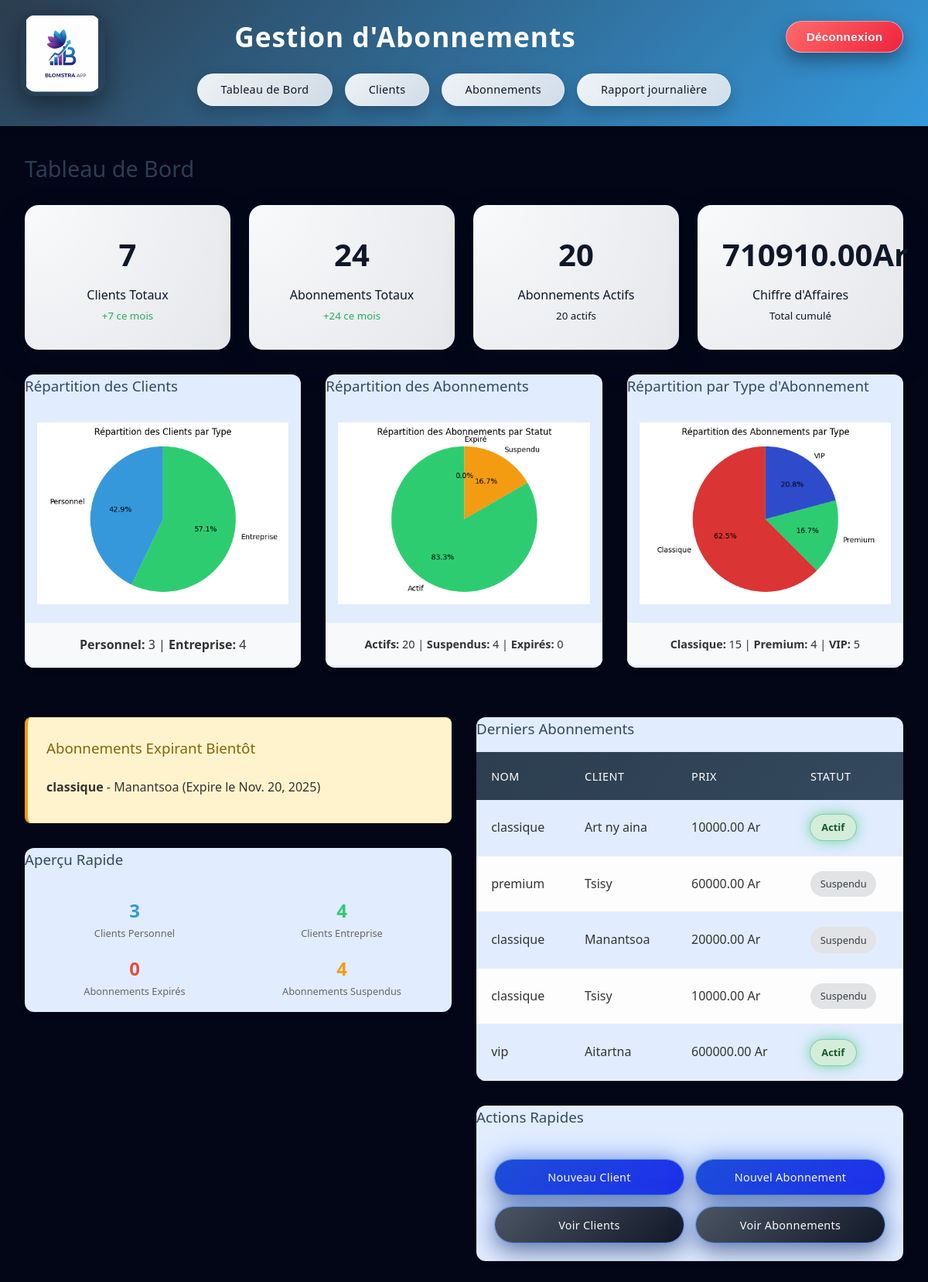
The app's page / (signed in) with its own data.
### subscriptions/models.py (models this page shows, shortened)
class Subscription(models.Model):
    STATUT_CHOICES = [
        ('actif', 'Actif'),
        ('inactif', 'Inactif'),
        ('suspendu', 'Suspendu'),
        ('expire', 'Expiré'),
    ]
    ABONNEMENT_CHOICES = [
        ('classique', 'Classique'),
        ('premium', 'Premium'),
        ('vip', 'VIP'),
    ]
    TARIFS = {
        'classique': 10000.0,
        'premium': 20000.0,
        'vip': 50000.0,
    }
    client = models.ForeignKey(Client, on_delete=models.CASCADE)
    nom_abonnement = models.CharField(max_length=20, choices=ABONNEMENT_CHOICES, default='classique')
    description = models.TextField(blank=True)
    prix = models.DecimalField(max_digits=10, decimal_places=2,validators=[MinValueValidator(0)])
    date_debut = models.DateField()
    date_fin = models.DateField()
    duree_mois = models.IntegerField(help_text="Durée en mois")
    statut = models.CharField(max_length=20, choices=STATUT_CHOICES, default='actif')
    date_creation = models.DateTimeField(auto_now_add=True)
    class Meta:
        verbose_name = "Abonnement"
        verbose_name_plural = "Abonnements"

class Client(models.Model):
    TYPE_CHOICES = [
        ('personnel', 'Personnel'),
        ('entreprise', 'Entreprise'),
    ]
    user = models.OneToOneField(User, null=True, blank=True, on_delete=models.SET_NULL, related_name='client')
    nom = models.CharField(max_length=100)
    email = models.EmailField()
    telephone = models.CharField(max_length=20, blank=True)
    type_client = models.CharField(max_length=20, choices=TYPE_CHOICES)
    nom_entreprise = models.CharField(max_length=100, blank=True)
    adresse = models.TextField(blank=True)
    date_creation = models.DateTimeField(auto_now_add=True)
    date_modification = models.DateTimeField(auto_now=True)
    class Meta:
        verbose_name = "Client"
        verbose_name_plural = "Clients"

### subscriptions/views.py (the view)
# urls.py: path('', login_required(views.dashboard), name='dashboard'),
@login_required
def dashboard(request):
    total_clients = Client.objects.count()
    total_abonnements = Subscription.objects.count()
    abonnements_actifs = Subscription.objects.filter(statut='actif').count()
    date_limite = timezone.now().date() + timedelta(days=7)
    abonnements_expirant = Subscription.objects.filter(
        date_fin__lte=date_limite,
        statut='actif'
    )
    derniers_abonnements = Subscription.objects.all().order_by('-date_creation')[:5]
    advanced_stats = get_advanced_stats()
    clients_chart = generate_clients_chart()
    subscriptions_chart = generate_subscriptions_chart()
    abonnements_chart = generate_types_chart()
    context = {
        'total_clients': total_clients,
        'total_abonnements': total_abonnements,
        'abonnements_actifs': abonnements_actifs,
        'abonnements_expirant': abonnements_expirant,
        'derniers_abonnements': derniers_abonnements,
        'advanced_stats': advanced_stats,
        'clients_chart': clients_chart,
        'subscriptions_chart': subscriptions_chart,
        'abonnements_chart': abonnements_chart,
    }
    return render(request, 'subscriptions/dashboard.html', context)

### subscriptions/utils.py (called while the page is built)
def generate_clients_chart():
    stats = get_advanced_stats()
    plt.figure(figsize=(6, 4))
    labels = ['Personnel', 'Entreprise']
    sizes = [
        stats['repartition_clients']['personnel'],
        stats['repartition_clients']['entreprise']
        ]
    colors = ['#3498db', '#2ecc71']
    plt.pie(sizes, labels=labels, colors=colors, autopct='%1.1f%%', startangle=90)
    plt.axis('equal')
    plt.title('Répartition des Clients par Type')
    buffer = io.BytesIO()
    plt.savefig(buffer, format='png', bbox_inches='tight', dpi=100)
    buffer.seek(0)
    image_png = buffer.getvalue()
    buffer.close()
    graphic = base64.b64encode(image_png).decode('utf-8')
    plt.close()
    return graphic

def generate_subscriptions_chart():
    stats = get_advanced_stats()
    plt.figure(figsize=(6, 4))
    labels = ['Actif', 'Suspendu', 'Expiré']
    sizes = [
        stats['repartition_statuts']['actif'],
        stats['repartition_statuts']['suspendu'],
        stats['repartition_statuts']['expire']
    ]
    colors = ['#2ecc71', '#f39c12', '#95a5a6']
    plt.pie(sizes, labels=labels, colors=colors, autopct='%1.1f%%', startangle=90)
    plt.axis('equal')
    plt.title('Répartition des Abonnements par Statut')
    buffer = io.BytesIO()
    plt.savefig(buffer, format='png', bbox_inches='tight', dpi=100)
    buffer.seek(0)
    image_png = buffer.getvalue()
    buffer.close()
    graphic = base64.b64encode(image_png).decode('utf-8')
    plt.close()
    return graphic

### templates/subscriptions/dashboard.html (shortened to what this page needs)
{% extends 'subscriptions/base.html' %}
{% block content %}
<h2>Tableau de Bord</h2>
<div class="stats">
    <div class="stat-card">
        <span class="stat-number">{{ total_clients }}</span>
        <div>Clients Totaux</div>
        <small style="color: #27ae60;">+{{ advanced_stats.clients_ce_mois }} ce mois</small>
    </div>
    <div class="stat-card">
        <span class="stat-number">{{ total_abonnements }}</span>
        <div>Abonnements Totaux</div>
        <small style="color: #27ae60;">+{{ advanced_stats.abonnements_ce_mois }} ce mois</small>
    </div>
    <div class="stat-card">
        <span class="stat-number">{{ abonnements_actifs }}</span>
        <div>Abonnements Actifs</div>
        <small>{{ advanced_stats.repartition_statuts.actif|default:0 }} actifs</small>
    </div>
    <div class="stat-card">
        <span class="stat-number">{{ advanced_stats.chiffre_affaires }}Ar</span>
        <div>Chiffre d'Affaires</div>
        <small>Total cumulé</small>
    </div>
</div>
<div style="display: grid; grid-template-columns: 1fr 1fr 1fr; gap: 2rem; margin-bottom: 2rem;">
    <div class="table-container">
        <h3>Répartition des Clients</h3>
        <div style="text-align: center; padding: 1rem;">
            <img alt="Répartition des clients" style="max-width: 100%; height: auto;">
        </div>
        <div style="padding: 1rem; background: #f8f9fa; text-align: center;">
            <strong>Personnel:</strong> {{ advanced_stats.repartition_clients.personnel }} |
            <strong>Entreprise:</strong> {{ advanced_stats.repartition_clients.entreprise }}
        </div>
    </div>
    <div class="table-container">
        <h3>Répartition des Abonnements</h3>
        <div style="text-align: center; padding: 1rem;">
            <img alt="Répartition des abonnements" style="max-width: 100%; height: auto;">
        </div>
        <div style="padding: 1rem; background: #f8f9fa; text-align: center; font-size: 0.9rem;">
            <strong>Actifs:</strong> {{ advanced_stats.repartition_statuts.actif }} |
            <strong>Suspendus:</strong> {{ advanced_stats.repartition_statuts.suspendu }} |
            <strong>Expirés:</strong> {{ advanced_stats.repartition_statuts.expire }}
        </div>
    </div>
    <div class="table-container">
        <h3>Répartition par Type d'Abonnement</h3>
        <div style="text-align: center; padding: 1rem;">
            <img alt="Répartition par type" style="max-width: 100%; height: auto;">
        </div>
        <div style="padding: 1rem; background: #f8f9fa; text-align: center; font-size: 0.9rem;">
            <strong>Classique:</strong> {{ advanced_stats.repartition_types.classique }} |
            <strong>Premium:</strong> {{ advanced_stats.repartition_types.premium }} |
            <strong>VIP:</strong> {{ advanced_stats.repartition_types.vip }}
        </div>
    </div>
</div>
<div style="display: grid; grid-template-columns: 1fr 1fr; gap: 2rem;">
    <div>
        {% if abonnements_expirant %}
        <div class="alert">
            <h3>Abonnements Expirant Bientôt</h3>
            <ul>
                {% for abonnement in abonnements_expirant %}
                <li>
                    <strong>{{ abonnement.nom_abonnement }}</strong> -
                    {{ abonnement.client.nom }}
                    (Expire le {{ abonnement.date_fin }})
                </li>
                {% endfor %}
            </ul>
        </div>
        {% endif %}
        <div class="table-container">
            <h3>Aperçu Rapide</h3>
            <div style="padding: 1rem;">
                <div style="display: grid; grid-template-columns: 1fr 1fr; gap: 1rem;">
                    <div style="text-align: center;">
                        <div style="font-size: 1.5rem; font-weight: bold; color: #3498db;">
                            {{ advanced_stats.repartition_clients.personnel }}
                        </div>
                        <div style="font-size: 0.8rem; color: #666;">Clients Personnel</div>
                    </div>
                    <div style="text-align: center;">
                        <div style="font-size: 1.5rem; font-weight: bold; color: #2ecc71;">
                            {{ advanced_stats.repartition_clients.entreprise }}
                        </div>
                        <div style="font-size: 0.8rem; color: #666;">Clients Entreprise</div>
                    </div>
                    <div style="text-align: center;">
                        <div style="font-size: 1.5rem; font-weight: bold; color: #e74c3c;">
                            {{ advanced_stats.repartition_statuts.expire }}
                        </div>
                        <div style="font-size: 0.8rem; color: #666;">Abonnements Expirés</div>
                    </div>
                    <div style="text-align: center;">
                        <div style="font-size: 1.5rem; font-weight: bold; color: #f39c12;">
                            {{ advanced_stats.repartition_statuts.suspendu }}
                        </div>
                        <div style="font-size: 0.8rem; color: #666;">Abonnements Suspendus</div>
                    </div>
                </div>
            </div>
        </div>
    </div>
    <div>
        <div class="table-container">
            <h3>Derniers Abonnements</h3>
            {% if derniers_abonnements %}
            <table>
                <thead>
                    <tr>
                        <th>Nom</th>
                        <th>Client</th>
                        <th>Prix</th>
                        <th>Statut</th>
                    </tr>
                </thead>
                <tbody>
                    {% for abonnement in derniers_abonnements %}
                    <tr>
                        <td>{{ abonnement.nom_abonnement }}</td>
                        <td>{{ abonnement.client.nom }}</td>
                        <td>{{ abonnement.prix }} Ar</td>
                        <td>
                            <span class="badge badge-{{ abonnement.statut }}">
                                {{ abonnement.get_statut_display }}
                            </span>
                        </td>
                    </tr>
                    {% endfor %}
                </tbody>
            </table>
            {% else %}
            <p style="padding: 2rem; text-align: center; color: #666;">
                Aucun abonnement pour le moment.
            </p>
            {% endif %}
        </div>
        <div class="table-container">
            <h3>Actions Rapides</h3>
            <div style="padding: 1.5rem; text-align: center;">
                <div style="display: grid; grid-template-columns: 1fr 1fr; gap: 1rem;">
                    <a href="{% url 'subscriptions:client_create' %}" class="btn" style="font-size: 0.9rem;">
                        Nouveau Client
                    </a>
                    <a href="{% url 'subscriptions:subscription_create' %}" class="btn" style="font-size: 0.9rem;">
                        Nouvel Abonnement
                    </a>
                    <a href="{% url 'subscriptions:client_list' %}" class="btn btn-secondary" style="font-size: 0.9rem;">
                        Voir Clients
                    </a>
                    <a href="{% url 'subscriptions:subscription_list' %}" class="btn btn-secondary" style="font-size: 0.9rem;">
                        Voir Abonnements
                    </a>
                </div>
            </div>
        </div>
    </div>
</div>
{% endblock %}

### static/css/style.css (style rules this page uses)
* { margin: 0; padding: 0; box-sizing: border-box; }
body { font-family: 'Segoe UI', Tahoma, Geneva, Verdana, sans-serif; line-height: 1.6; color: #333; background-color: #020617; }
.stats { display: grid; grid-template-columns: repeat(auto-fit, minmax(250px, 1fr)); gap: 1.5rem; margin-bottom: 2rem; }
.stat-card { padding: 2rem; border-radius: 18px; box-shadow: 0 16px 40px rgba(15, 23, 42, 0.18); text-align: center; transition: transform 0.2s ease, box-shadow 0.2s ease, filter 0.2s ease; border-left: none; color: #0f172a; background: radial-gradient(circle at top left, #f9fafb, #e5e7eb); }
.stat-number { font-size: 2.5rem; font-weight: bold; color: #0f172a; display: block; margin-bottom: 0.5rem; }
.alert { background: #fff3cd; border: 1px solid #ffeaa7; padding: 1.5rem; border-radius: 8px; margin-bottom: 2rem; border-left: 4px solid #f39c12; }
.alert h3 { color: #856404; margin-bottom: 1rem; display: flex; align-items: center; gap: 0.5rem; }
.alert ul { list-style: none; }
.alert li { padding: 0.5rem 0; border-bottom: 1px solid #ffeaa7; }
.alert li:last-child { border-bottom: none; }
.table-container { background: #e1ecff; border-radius: 12px; overflow: hidden; box-shadow: 0 4px 6px rgba(0,0,0,0.1); margin-bottom: 2rem; }
table { width: 100%; border-collapse: collapse; }
thead { background: linear-gradient(135deg, #2c3e50, #34495e); }
th { padding: 1.2rem; text-align: left; color: white; font-weight: 500; text-transform: uppercase; font-size: 0.9rem; letter-spacing: 0.5px; }
tbody tr { border-bottom: 1px solid #eee; transition: background-color 0.2s ease; }
tbody tr:nth-child(even) { background-color: #fdfdfd; }
td { padding: 1.2rem; vertical-align: middle; }
.badge { padding: 0.4rem 0.8rem; border-radius: 20px; font-size: 0.8rem; font-weight: 500; display: inline-block; }
.badge-actif { background: radial-gradient(circle at top left, #bbf7d0, #4ade80); color: #064e3b; box-shadow: 0 0 0 1px rgba(22, 163, 74, 0.3), 0 0 18px rgba(34, 197, 94, 0.65); border-radius: 999px; padding-inline: 0.9rem; font-weight: 600; }
.badge-suspendu { background: #e2e3e5; color: #383d41; }
.btn { display: inline-block; background: linear-gradient(135deg, #1d4ed8, #1d2feB); color: #f9fafb; padding: 0.7rem 1.6rem; text-decoration: none; border-radius: 999px; transition: transform 0.18s ease, box-shadow 0.18s ease, background 0.18s ease, filter 0.18s ease; border: none; cursor: pointer; font-size: 0.9rem; font-weight: 500; letter-spacing: 0.02em; box-shadow: 0 0 0 1px rgba(59, 130, 246, 0.6), 0 14px 30px rgba(15, 23, 42, 0.35), 0 0 32px rgba(37, 99, 235, 0.6); }
.btn-secondary { background: linear-gradient(135deg, #4b5563, #111827); color: #f9fafb; border: none; }
h2 { color: #2c3e50; margin-bottom: 1.5rem; font-weight: 300; font-size: 1.8rem; }
h3 { color: #34495e; margin-bottom: 1rem; font-weight: 400; }
.badge-actif { background: #d4edda; color: #155724; }

### records on screen
Subscription: nom_abonnement "classique", client.nom "Manantsoa", date_fin "Nov. 20, 2025"
Subscription: nom_abonnement "classique", client.nom "Art ny aina", prix "10000.00", statut "Actif"
Subscription: nom_abonnement "premium", client.nom "Tsisy", prix "60000.00", statut "Suspendu"
Subscription: nom_abonnement "classique", client.nom "Manantsoa", prix "20000.00", statut "Suspendu"
Subscription: nom_abonnement "classique", client.nom "Tsisy", prix "10000.00", statut "Suspendu"
Subscription: nom_abonnement "vip", client.nom "Aitartna", prix "600000.00", statut "Actif"

### other values on screen
{{ total_clients }} "7"
{{ advanced_stats.clients_ce_mois }} "7"
{{ total_abonnements }} "24"
{{ advanced_stats.abonnements_ce_mois }} "24"
{{ abonnements_actifs }} "20"
{{ advanced_stats.repartition_statuts.actif|default:0 }} "20"
{{ advanced_stats.chiffre_affaires }} "710910.00"
{{ advanced_stats.repartition_clients.personnel }} "3"
{{ advanced_stats.repartition_clients.entreprise }} "4"
{{ advanced_stats.repartition_statuts.actif }} "20"
{{ advanced_stats.repartition_statuts.suspendu }} "4"
{{ advanced_stats.repartition_statuts.expire }} "0"
{{ advanced_stats.repartition_types.classique }} "15"
{{ advanced_stats.repartition_types.premium }} "4"
{{ advanced_stats.repartition_types.vip }} "5"
